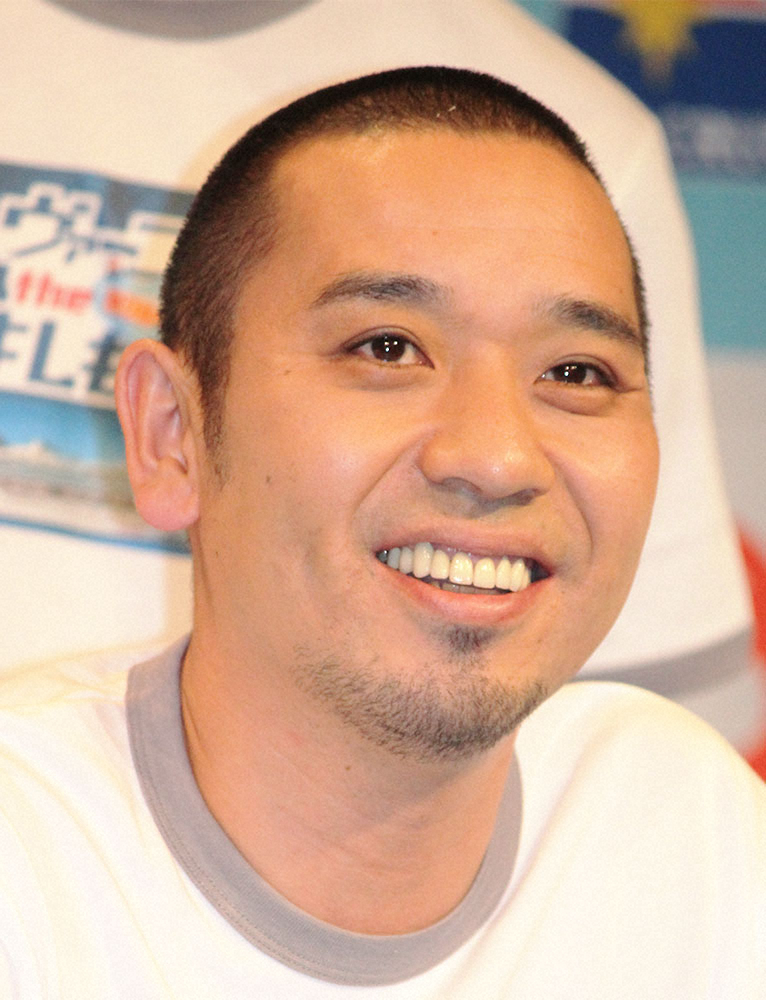
#> input picture face_search_color-change/face.jpg, 766 x 1000 px
$ python rotate-test.py
#> lines starting #> are read from the running program, lines starting #| are printed output that depends on the picture
import matplotlib.pyplot as plt
import cv2
from scipy import ndimage

# 検出器と画像の読み込み
cascade_file = "haarcascade_frontalface_alt.xml"
cascade = cv2.CascadeClassifier(cascade_file)
img = cv2.imread("face.jpg")
#> img is the input picture: shape (1000, 766, 3); mean B, G, R 153.9, 176.3, 211.4

# 顔検出を実行し、印をつける


def face_detect(img):
    img_gray = cv2.cvtColor(img, cv2.COLOR_BGR2GRAY)
    face_list = cascade.detectMultiScale(img_gray, minSize=(300, 300))
    # 認識した部分に印をつける
    for (x, y, w, h) in face_list:
        print("顔の座標=", x, y, w, h)
        red = (0, 0, 255)
        cv2.rectangle(img, (x, y), (x+w, y+h), red, thickness=30)


# 角度毎に検証する
for i in range(0, 9):
    ang = i * 10
    print("---" + str(ang) + "---")
    img_r = ndimage.rotate(img, ang)
    face_detect(img_r)
    plt.subplot(3, 3, i + 1)
    plt.axis("off")
    plt.title("angle=" + str(ang))
    plt.imshow(cv2.cvtColor(img_r, cv2.COLOR_BGR2RGB))
#> this loop made 9 passes
#> face_list in face_detect on passes 1 to 3: [[219, 161, 505, 505]], [[272, 193, 541, 541]], [[299, 220, 568, 568]]
#> pass 1, in face_detect, `img_gray = cv2.cvtColor(img, cv2.COLOR_BGR2GRAY)`:
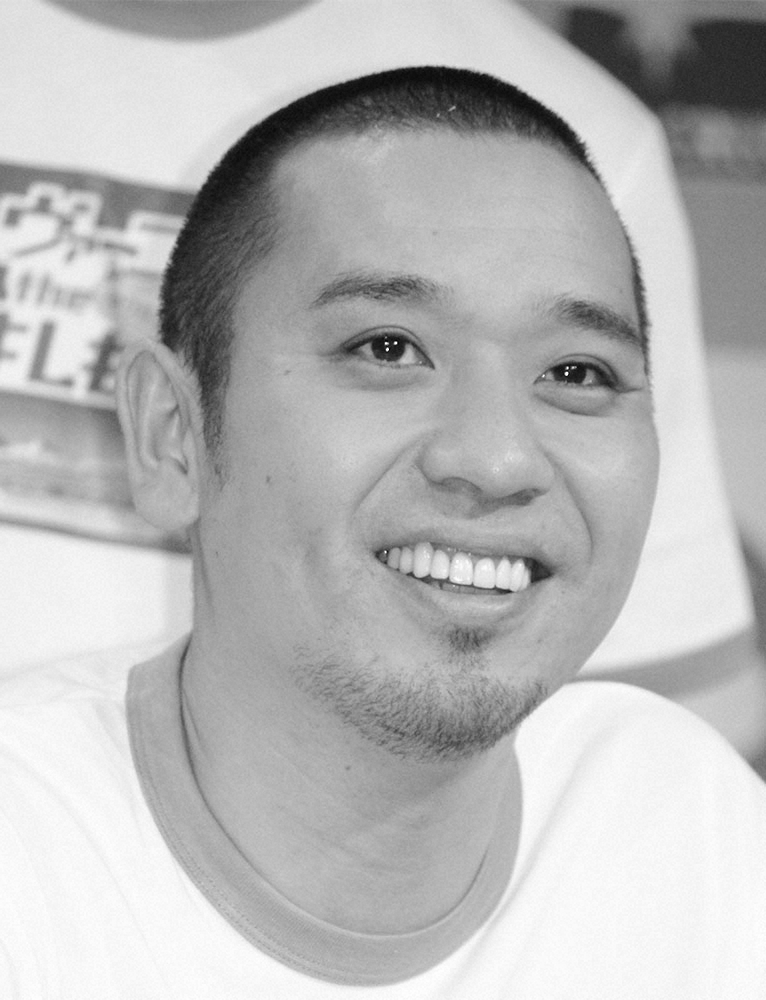
#> img_gray: shape (1000, 766); min 2, max 255, mean 184.3
#> pass 2, `img_r = ndimage.rotate(img, ang)`:
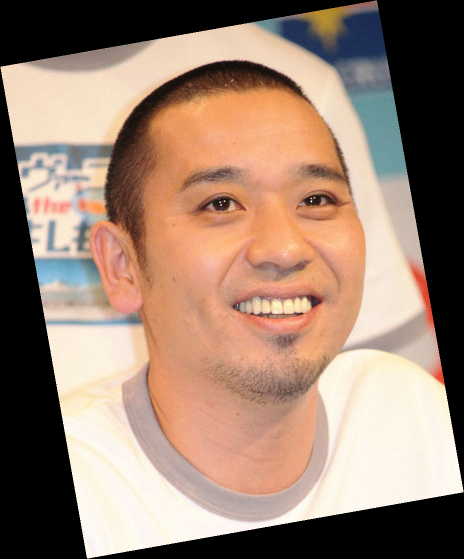
#> img_r: shape (1118, 928, 3) (shown at 1/2 size); mean B, G, R 113.3, 129.9, 155.7
#> pass 2, in face_detect (call 2), `img_gray = cv2.cvtColor(img, cv2.COLOR_BGR2GRAY)`:
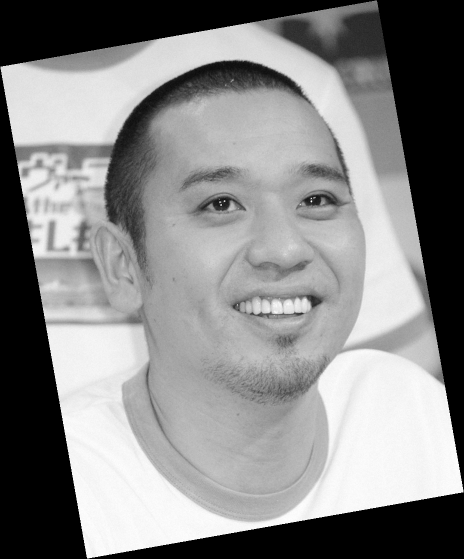
#> img_gray: shape (1118, 928) (shown at 1/2 size); min 0, max 255, mean 135.7
#> pass 3, `img_r = ndimage.rotate(img, ang)`:
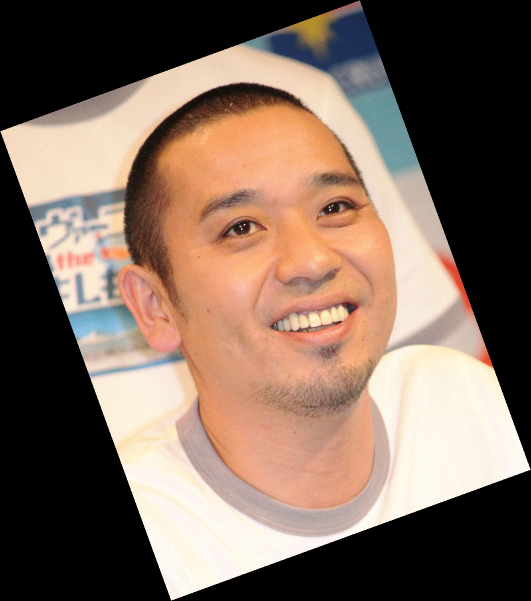
#> img_r: shape (1202, 1062, 3) (shown at 1/2 size); mean B, G, R 92.1, 105.5, 126.6
#> after the loop:
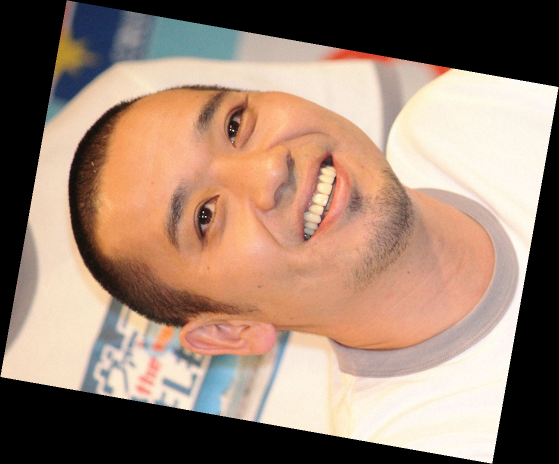
#> img_r: shape (928, 1118, 3) (shown at 1/2 size); mean B, G, R 113.3, 129.9, 155.7

plt.show()
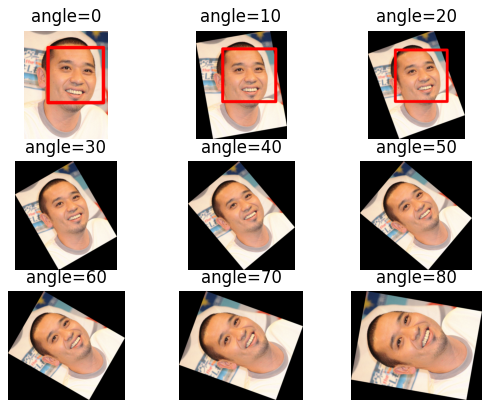
#> figure drawn by matplotlib, 9 panels

$ run again, with face_search_color-change/tidori.jpg copied over face_search_color-change/face.jpg
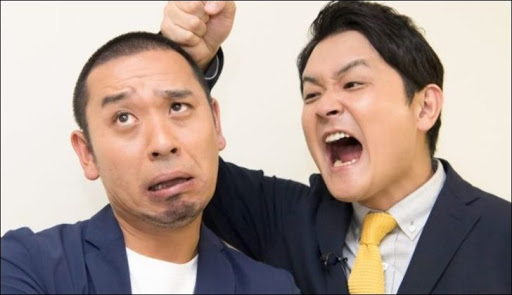
#> input picture face_search_color-change/tidori.jpg, 512 x 295 px
#> img is the input picture: shape (295, 512, 3); mean B, G, R 144.8, 152.9, 170.1
#> the loop `for i in range(0, 9):` made 9 passes
#> pass 1, in face_detect, `img_gray = cv2.cvtColor(img, cv2.COLOR_BGR2GRAY)`:
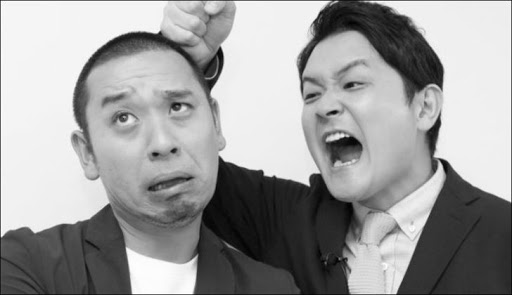
#> img_gray: shape (295, 512); min 1, max 255, mean 157.1
#> after the loop `for i in range(0, 9):`:
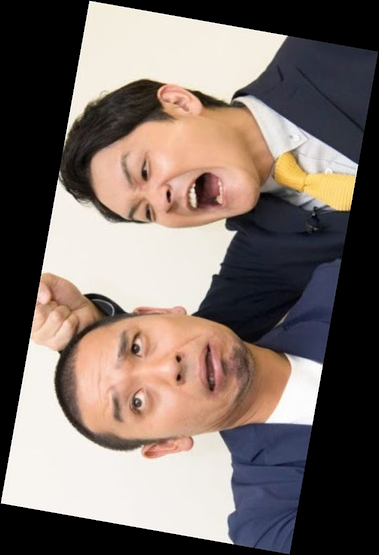
#> img_r: shape (555, 379, 3); mean B, G, R 103.6, 109.5, 121.8
